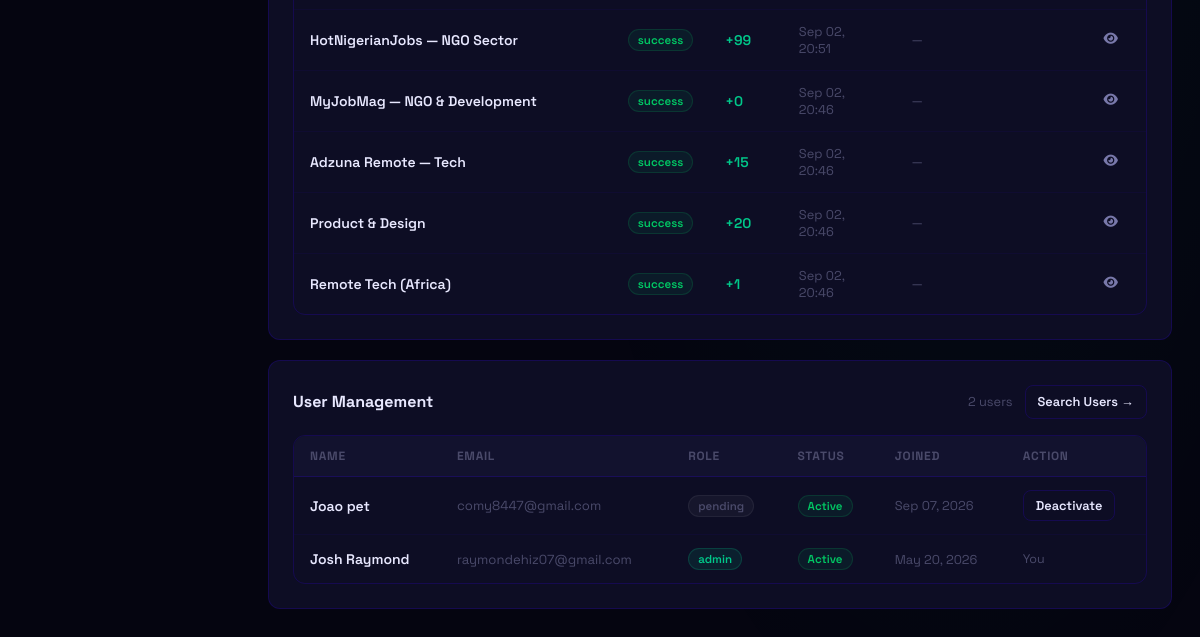
Page /admin (signed in, lower part) on the earlier database version.
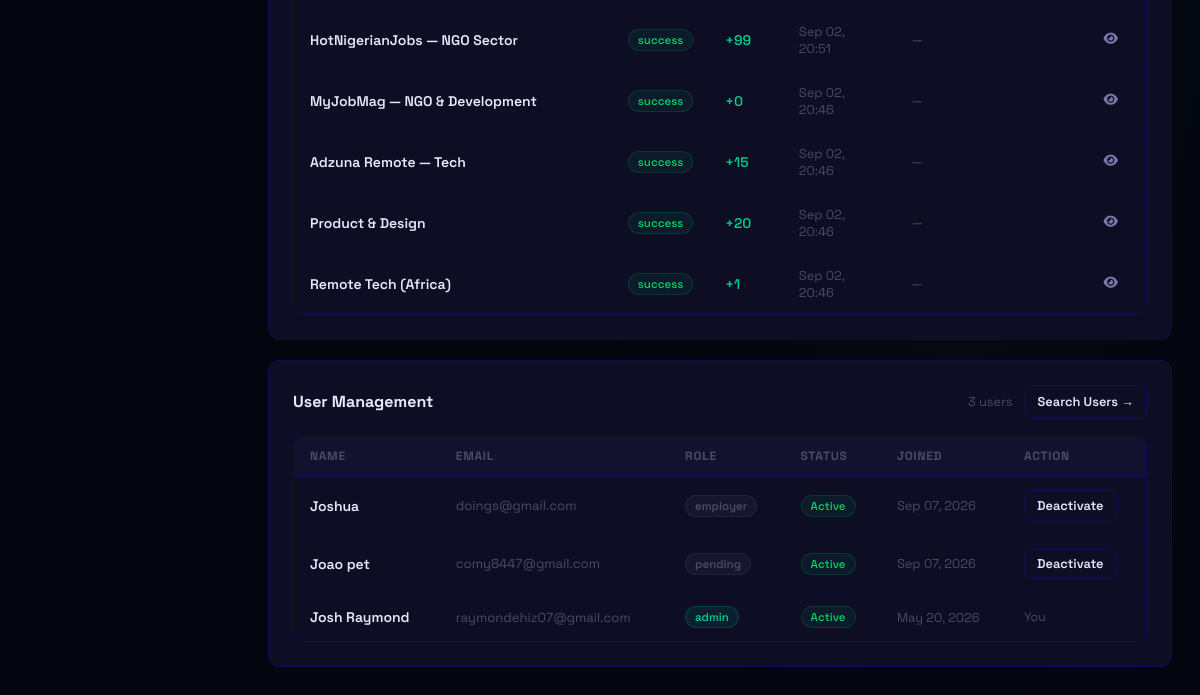
Same page on the later database version.
### app.py (models this page shows, shortened)
class ScraperLog(db.Model):
    id = db.Column(db.Integer, primary_key=True)
    source = db.Column(db.String(100))
    status = db.Column(db.String(20))   # success | failed | running
    jobs_found = db.Column(db.Integer, default=0)
    jobs_added = db.Column(db.Integer, default=0)
    message = db.Column(db.Text)
    started_at = db.Column(db.DateTime, default=datetime.utcnow)
    ended_at = db.Column(db.DateTime)

class User(db.Model):
    id = db.Column(db.Integer, primary_key=True)
    name = db.Column(db.String(120), nullable=False)
    email = db.Column(db.String(120), unique=True, nullable=False)
    password_hash = db.Column(db.String(256), nullable=False)
    role = db.Column(db.String(20), default='user')
    created_at = db.Column(db.DateTime, default=datetime.utcnow)
    is_active = db.Column(db.Boolean, default=True)
    saved_jobs = db.relationship('SavedJob', backref='user', lazy=True, cascade='all, delete-orphan')
    applications = db.relationship('Application', backref='user', lazy=True, cascade='all, delete-orphan')
    alerts = db.relationship('Alert', backref='user', lazy=True, cascade='all, delete-orphan')
    profile = db.relationship('UserProfile', backref='user', uselist=False, cascade='all, delete-orphan')
    username = db.Column(db.String(50), unique=True, nullable=True)
    is_verified = db.Column(db.Boolean, default=False)
    @property
    def is_authenticated(self): return True

### app.py (the view)
@app.route('/admin')
@login_required
@admin_required
def admin():
    from scrapers.jsearch_scraper import SEARCH_PROFILES as JSEARCH_PROFILES
    from scrapers.remotive_scraper import REMOTIVE_PROFILES
    from scrapers.muse_scraper import MUSE_PROFILES
    from scrapers.adzuna_scraper import ADZUNA_PROFILES
    from scrapers.myjobmag_scraper import MYJOBMAG_PROFILES
    from scrapers.hotnigerianjobs_scraper import HOTNIGERIANJOBS_PROFILES
    from scrapers.jobberman_scraper import JOBBERMAN_PROFILES
    all_profiles = JSEARCH_PROFILES + REMOTIVE_PROFILES + MUSE_PROFILES + ADZUNA_PROFILES + MYJOBMAG_PROFILES + HOTNIGERIANJOBS_PROFILES + JOBBERMAN_PROFILES
    users = User.query.order_by(User.created_at.desc()).all()
    logs = ScraperLog.query.order_by(ScraperLog.started_at.desc()).limit(20).all()
    total_jobs = Job.query.count()
    active_jobs = Job.query.filter_by(is_active=True).count()
    total_users = User.query.count()
    total_applications = Application.query.count()
    total_alerts = Alert.query.count()
    return render_template('admin.html', users=users, logs=logs,
                           total_jobs=total_jobs, active_jobs=active_jobs,
                           total_users=total_users, total_applications=total_applications, total_alerts=total_alerts,
                           scraper_profiles=all_profiles)

### app.py (called while the page is built)
@login_manager.user_loader
def load_user(user_id):
    return User.query.get(int(user_id))

def admin_required(f):
    @wraps(f)
    def decorated(*args, **kwargs):
        if not current_user.is_authenticated or current_user.role != 'admin':
            flash('Admin access required.', 'error')
            return redirect(url_for('dashboard'))
        return f(*args, **kwargs)
    return decorated

@app.before_request
def enforce_onboarding():
    if not current_user.is_authenticated:
        return
    if request.endpoint in PUBLIC_ENDPOINTS or request.endpoint is None:
        return
    if request.endpoint.startswith('static'):
        return
    if current_user.role not in ('user', 'employer', 'admin'):
        return redirect(url_for('choose_account_type'))

### templates/admin.html (shortened to what this page needs)
<link rel="stylesheet" href="https://cdnjs.cloudflare.com/ajax/libs/font-awesome/6.5.0/css/all.min.css">
{% extends 'base.html' %}
{% block content %}
<div class="stagger">
  <div class="card" style="margin-bottom:20px;">
    <div id="logs-table-wrap">
      {% if logs %}
      <div class="table-wrap" style="margin-top:12px;">
        <table>
          <tbody>
            {% for log in logs %}
            <tr style="cursor:pointer;" onclick="window.location='/admin/log/{{ log.id }}/jobs'">
              <td style="font-weight:600;">{{ log.source }}</td>
              <td>
                <span class="badge {% if log.status == 'success' %}badge-green{% elif log.status == 'failed' %}badge-red{% else %}badge-amber{% endif %}">
                  {{ log.status }}
                </span>
              </td>
              <td style="color:var(--mint);font-weight:600;">+{{ log.jobs_added }}</td>
              <td style="color:var(--text-muted);font-size:0.8rem;">{{ log.started_at.strftime('%b %d, %H:%M') }}</td>
              <td class="hide-mobile" style="font-size:0.78rem;color:var(--text-muted);max-width:180px;overflow:hidden;text-overflow:ellipsis;white-space:nowrap;">{{ log.message or '—' }}</td>
              <td>
                <a href="/admin/log/{{ log.id }}/jobs" class="btn btn-ghost btn-sm" onclick="event.stopPropagation()">
                  <i class="fa-solid fa-eye"></i>
                </a>
              </td>
            </tr>
            {% endfor %}
          </tbody>
        </table>
      </div>
      {% else %}
      <div class="empty-state" style="padding:30px 0;">
        <div style="font-size:32px;opacity:0.4;margin-bottom:12px;"><i class="fa-solid fa-clipboard-list"></i></div>
        <div style="color:var(--text-muted);">No scraper runs yet. Click Run on a profile above.</div>
      </div>
      {% endif %}
    </div>
  </div>
  <div class="card">
    <div class="section-header">
      <div class="section-title">User Management</div>
      <div style="display:flex;align-items:center;gap:12px;">
        <span style="font-size:0.8rem;color:var(--text-muted);">{{ users|length }} users</span>
        <a href="{{ url_for('all_users') }}" class="btn btn-outline btn-sm">Search Users →</a>
      </div>
    </div>
    <div class="table-wrap" style="margin-top:12px;">
      <table>
        <thead>
          <tr>
            <th>Name</th>
            <th class="hide-mobile">Email</th>
            <th>Role</th>
            <th>Status</th>
            <th class="hide-mobile">Joined</th>
            <th>Action</th>
          </tr>
        </thead>
        <tbody>
          {% for user in users %}
          <tr>
            <td style="font-weight:600;">{{ user.name }}</td>
            <td class="hide-mobile" style="color:var(--text-muted);font-size:0.82rem;">{{ user.email }}</td>
            <td><span class="badge {% if user.role == 'admin' %}badge-mint{% else %}badge-gray{% endif %}">{{ user.role }}</span></td>
            <td>
              <span class="badge {% if user.is_active %}badge-green{% else %}badge-red{% endif %}">
                {{ 'Active' if user.is_active else 'Inactive' }}
              </span>
            </td>
            <td class="hide-mobile" style="color:var(--text-muted);font-size:0.8rem;">{{ user.created_at.strftime('%b %d, %Y') }}</td>
            <td>
              {% if user.id != current_user.id %}
              <button class="btn btn-outline btn-sm toggle-user-btn" data-user-id="{{ user.id }}">
                {{ 'Deactivate' if user.is_active else 'Activate' }}
              </button>
              {% else %}
              <span style="font-size:0.78rem;color:var(--text-muted);">You</span>
              {% endif %}
            </td>
          </tr>
          {% endfor %}
        </tbody>
      </table>
    </div>
  </div>
</div>
{% endblock %}

Differences in the rows shown:
added User: name "Joshua", email "doings@gmail.com", role "employer", is_active "Active", created_at "Sep 07, 2026", is_active "Deactivate"
Other differences:
{{ users|length }}: "2" → "3"
